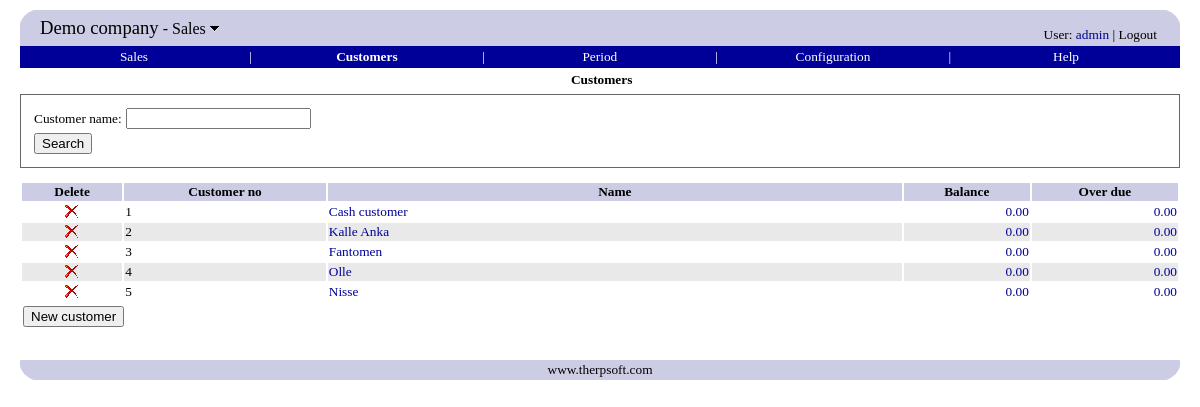
Page /sales/customers.php (signed in) on the earlier database version.
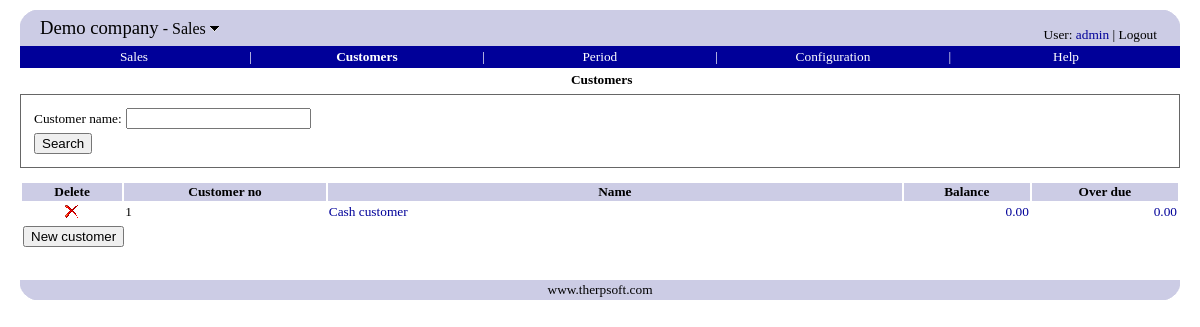
Same page on the later database version.
### tables this page shows
CREATE TABLE `companyinfo` (
  `companyname` varchar(80) default NULL,
  `vatnumber` varchar(32) default NULL,
  `streetaddress` varchar(128) default NULL,
  `city` varchar(32) default NULL,
  `zipcode` varchar(20) default NULL,
  `email` varchar(80) default NULL
);

CREATE TABLE `customer` (
  `customerid` int(10) unsigned NOT NULL auto_increment,
  `name` varchar(80) NOT NULL default '',
  `streetaddress` varchar(120) NOT NULL,
  `city` varchar(80) NOT NULL,
  `zipcode` varchar(16) NOT NULL,
  `email` varchar(80) default NULL,
  `vatnumber` varchar(32) default NULL,
  credit_account integer unsigned,
  credit_length integer unsigned default null,
  use_vat smallint not null default '1',
  discount smallint unsigned default null,
  dimid integer unsigned not null default '1',
  pricelistid integer unsigned not null default '1',
  PRIMARY KEY  (`customerid`)
);

### sales/include.php (called while the page is built, shortened)
<?php
include('../include/therp_include.php');
function menubar($currentHref = null, $helpUrl = 'http://therp.sf.net')
{
	top0("Sales");
}
?>

### include/database.inc.php (called while the page is built, shortened)
<?php
function query($sql)
{
	$q = mysql_query($sql);
	$err = mysql_error();
	return $q;
}
function fetch_array($query)
{
	return mysql_fetch_array($query);
}
function fetch_object($query)
{
	return mysql_fetch_object($query);
}
function num_rows($rs)
{
	return mysql_num_rows($rs);
}
function find($sql, $dummy = false)
{
	$q = query($sql);
	return fetch_object($q);
}
function findValue($sql, $default = null)
{
    $rs = query($sql);
    $row = fetch_array($rs);
    return $row[0];
}
?>

### sales/salesorder.inc.php (called while the page is built, shortened)
<?php
function getCustomerBalance($customerid, $overdue = false)
{
	$sql = "
	select sum(topay) as topay, sum(payed) as payed
	from (
	select
	  (select sum(si.quantity*si.unitprice*(100+si.vat)/100) from salesorder_item si where si.orderid=so.orderid) as topay,
	  (select sum(a.amount) from receipt_allocation a where a.orderid=so.orderid) as payed
	from salesorder so
	where customerid=$customerid
	and so.invoice_transid is not null and so.cancelled != 1";
	if ($overdue)
		$sql .= " and so.duedate < now()";
	$sql .= ") as balance";
	$row = find($sql);
	return $row->topay - $row->payed;
}
?>

### sales/customers.php (the view, shortened to what the changed rows need)
<?php
	include('salesorder.inc.php');
    $name = getParam('name');
	$selectSQL = "
	select
	    customerid,
	    name
	from customer
	where name like '$name%'";
?>
<head>
</head>
<body>
<?php menubar('customers.php') ?>
<form action="customers.php" method=POST>
<table width='100%'>
<th><?php etr("Delete") ?></th>
<th><?php etr("Customer no") ?></th>
<th width='50%'><?php etr("Name") ?></th>
<th><?php etr("Balance") ?></th>
<th><?php etr("Over due") ?></th>
<?php
    $rs = query($selectSQL);
    $class = "odd";
    while ($row = fetch_object($rs)) {
		$href = "customer.php?customerid=$row->customerid";
        echo "<tr class='$class'>";
		deleteColumn("customers.php?del_customerid=$row->customerid");
        echo "<td>$row->customerid</td>";
        echo "<td><a href='$href'>$row->name</a></td>";
		$href = "sales.php?customerid=$row->customerid&unpaid=1";
		echo "<td align=right><a href='$href'>" . formatMoney(getCustomerBalance($row->customerid)) . "</a></td>";
		echo "<td align=right><a href='$href&overdue=1'>" . formatMoney(getCustomerBalance($row->customerid, true)) . "</a></td>";
        echo "</tr>";
        $class = ($class == "odd" ? "even" : "odd");
    }
?>
</table>
</form>
<?php bottom() ?>
</body>

### include/therp_include.php (shortened to what the changed rows need)
<?php
include('standard_include.php');
function top0($module = null)
{
	echo "<table cellpadding=0 cellspacing=0 width='100%' border=0>";
	echo "<tr>";
	echo "<td rowspan=2 bgColor='#CCCCE5'>";
	$title = tr("Switch module");
	$thERP = findValue("select companyname from companyinfo");
	echo "<span style='font-size: 14pt;'>";
	echo "<a class=logo href='../common/modules.php' title='$title'>$thERP</a></span>";
	echo "</td>";
	echo "</tr>";
	echo "</table>\n";
}
function bottom()
{
	echo "<br>";
}
?>

### include/standard_include.php (shortened to what the changed rows need)
<?php
include('database.inc.php');
function formatMoney($amount)
{
	$amount = round($amount, 2);
	return sprintf('%9.2f', $amount);
}
function deleteIcon($href)
{
	echo "<a href='$href'>";
	image("delete.png");
	echo "</a>";
}
function deleteColumn($href)
{
	echo "<td align=center>";
	deleteIcon($href);
	echo "</td>";
}
function image($name)
{
	echo "<img src='../images/$name' border=0/>";
}
function tr($text)
{
	if (!defined($text))
		return $text;
	return constant($text);
}
function etr($text)
{
	echo tr($text);
}
?>

Differences in the rows shown:
removed customer: customerid "2", name "Kalle Anka", customerid "0.00"
removed customer: customerid "3", name "Fantomen", customerid "0.00"
removed customer: customerid "4", name "Olle", customerid "0.00"
removed customer: customerid "5", name "Nisse", customerid "0.00"
